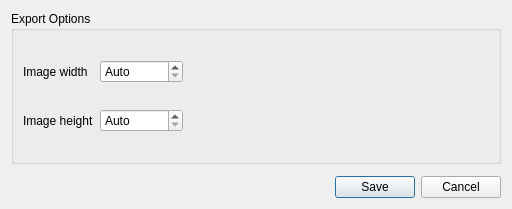
<?xml version="1.0" encoding="UTF-8"?>
<ui version="4.0">
 <class>QgsElevationProfileImageExportOptionsDialogBase</class>
 <widget class="QDialog" name="QgsElevationProfileImageExportOptionsDialogBase">
  <property name="geometry">
   <rect>
    <x>0</x>
    <y>0</y>
    <width>512</width>
    <height>209</height>
   </rect>
  </property>
  <property name="windowTitle">
   <string>Image Export Options</string>
  </property>
  <layout class="QVBoxLayout" name="verticalLayout">
   <item>
    <widget class="QgsScrollArea" name="scrollArea">
     <property name="frameShape">
      <enum>QFrame::NoFrame</enum>
     </property>
     <property name="widgetResizable">
      <bool>true</bool>
     </property>
     <widget class="QWidget" name="scrollAreaWidgetContents">
      <property name="geometry">
       <rect>
        <x>0</x>
        <y>0</y>
        <width>494</width>
        <height>142</height>
       </rect>
      </property>
      <layout class="QVBoxLayout" name="scrollAreaLayout">
       <property name="leftMargin">
        <number>0</number>
       </property>
       <property name="topMargin">
        <number>0</number>
       </property>
       <property name="rightMargin">
        <number>0</number>
       </property>
       <property name="bottomMargin">
        <number>0</number>
       </property>
       <item>
        <widget class="QgsCollapsibleGroupBoxBasic" name="groupBox">
         <property name="title">
          <string>Export Options</string>
         </property>
         <layout class="QGridLayout" name="gridLayout_2">
          <item row="1" column="0" colspan="2">
           <widget class="QLabel" name="label_13">
            <property name="text">
             <string>Image height</string>
            </property>
           </widget>
          </item>
          <item row="0" column="4">
           <spacer name="horizontalSpacer_3">
            <property name="orientation">
             <enum>Qt::Horizontal</enum>
            </property>
            <property name="sizeHint" stdset="0">
             <size>
              <width>40</width>
              <height>20</height>
             </size>
            </property>
           </spacer>
          </item>
          <item row="0" column="2" colspan="2">
           <widget class="QgsSpinBox" name="mWidthSpinBox">
            <property name="specialValueText">
             <string>Auto</string>
            </property>
            <property name="suffix">
             <string> px</string>
            </property>
            <property name="prefix">
             <string/>
            </property>
            <property name="minimum">
             <number>0</number>
            </property>
            <property name="maximum">
             <number>99999999</number>
            </property>
            <property name="showClearButton" stdset="0">
             <bool>false</bool>
            </property>
           </widget>
          </item>
          <item row="1" column="2" colspan="2">
           <widget class="QgsSpinBox" name="mHeightSpinBox">
            <property name="specialValueText">
             <string>Auto</string>
            </property>
            <property name="suffix">
             <string> px</string>
            </property>
            <property name="prefix">
             <string/>
            </property>
            <property name="minimum">
             <number>0</number>
            </property>
            <property name="maximum">
             <number>99999999</number>
            </property>
            <property name="showClearButton" stdset="0">
             <bool>false</bool>
            </property>
           </widget>
          </item>
          <item row="0" column="0">
           <widget class="QLabel" name="label_10">
            <property name="text">
             <string>Image width</string>
            </property>
           </widget>
          </item>
         </layout>
        </widget>
       </item>
      </layout>
     </widget>
    </widget>
   </item>
   <item>
    <widget class="QWidget" name="widget" native="true"/>
   </item>
   <item>
    <widget class="QDialogButtonBox" name="buttonBox">
     <property name="orientation">
      <enum>Qt::Horizontal</enum>
     </property>
     <property name="standardButtons">
      <set>QDialogButtonBox::Cancel|QDialogButtonBox::Save</set>
     </property>
    </widget>
   </item>
  </layout>
 </widget>
 <customwidgets>
  <customwidget>
   <class>QgsScrollArea</class>
   <extends>QScrollArea</extends>
   <header>qgis.gui</header>
   <container>1</container>
  </customwidget>
  <customwidget>
   <class>QgsCollapsibleGroupBoxBasic</class>
   <extends>QGroupBox</extends>
   <header>qgis.gui</header>
   <container>1</container>
  </customwidget>
  <customwidget>
   <class>QgsSpinBox</class>
   <extends>QSpinBox</extends>
   <header>qgis.gui</header>
  </customwidget>
 </customwidgets>
 <tabstops>
  <tabstop>scrollArea</tabstop>
 </tabstops>
 <resources/>
 <connections>
  <connection>
   <sender>buttonBox</sender>
   <signal>accepted()</signal>
   <receiver>QgsElevationProfileImageExportOptionsDialogBase</receiver>
   <slot>accept()</slot>
   <hints>
    <hint type="sourcelabel">
     <x>248</x>
     <y>254</y>
    </hint>
    <hint type="destinationlabel">
     <x>157</x>
     <y>274</y>
    </hint>
   </hints>
  </connection>
  <connection>
   <sender>buttonBox</sender>
   <signal>rejected()</signal>
   <receiver>QgsElevationProfileImageExportOptionsDialogBase</receiver>
   <slot>reject()</slot>
   <hints>
    <hint type="sourcelabel">
     <x>316</x>
     <y>260</y>
    </hint>
    <hint type="destinationlabel">
     <x>286</x>
     <y>274</y>
    </hint>
   </hints>
  </connection>
 </connections>
</ui>
